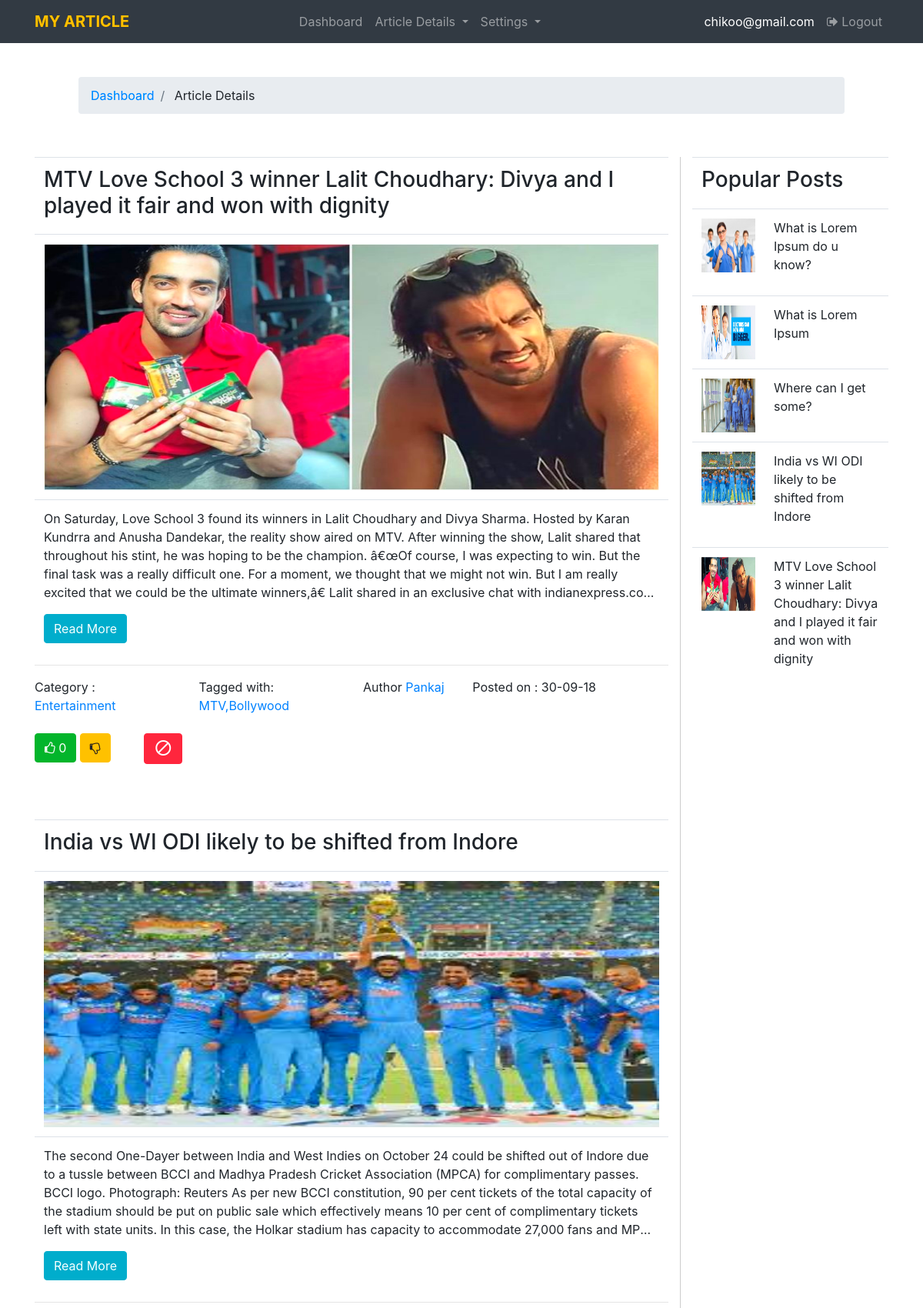
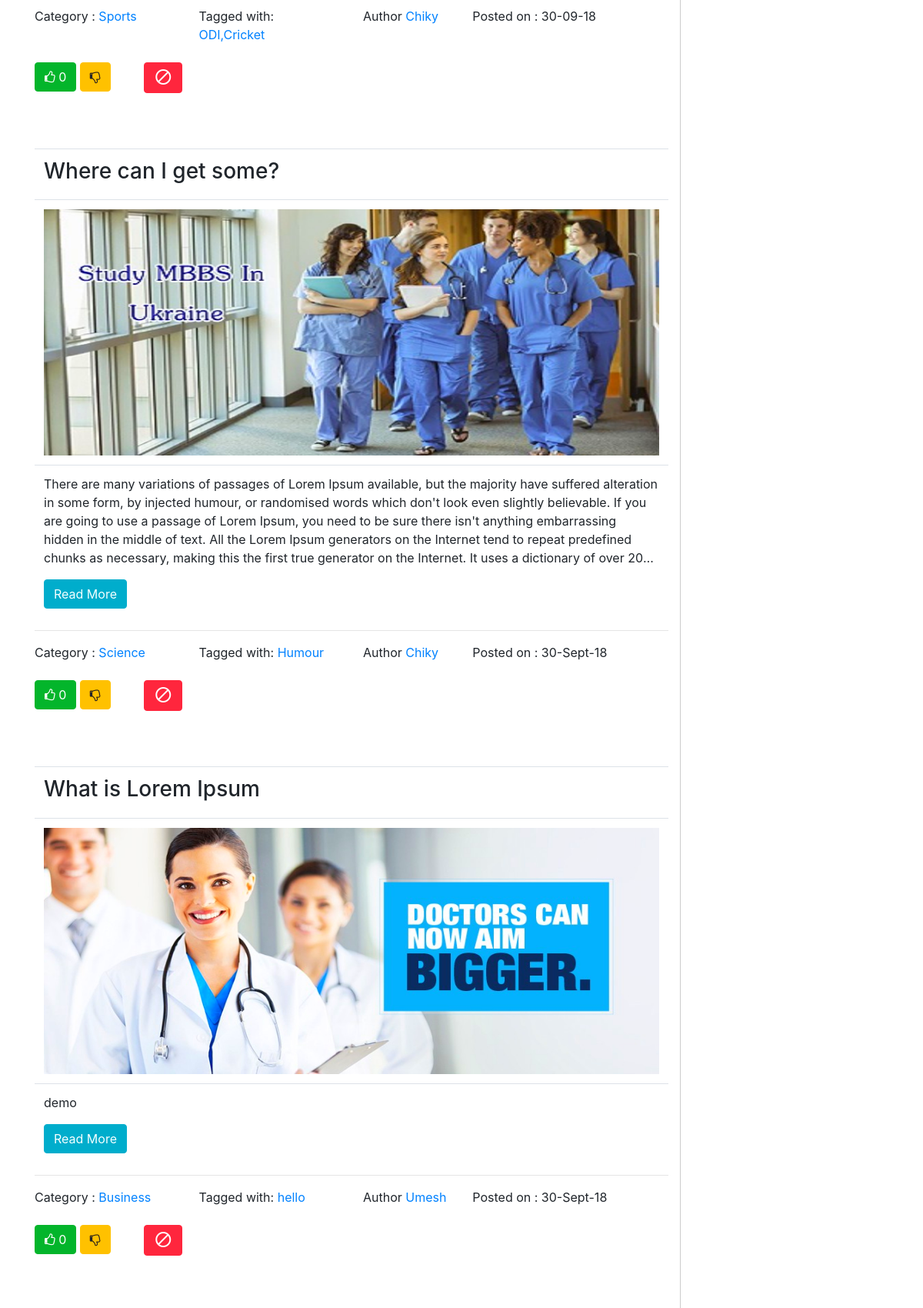
Screenshot of /user-dashboard.php (signed in, upper part) with the database file from the repository (2 pictures, top to bottom).
### tables this page shows
CREATE TABLE `article` (
  `id` int(5) NOT NULL,
  `name` varchar(100) NOT NULL,
  `description` longtext NOT NULL,
  `category` varchar(100) NOT NULL,
  `tag` varchar(100) NOT NULL,
  `img` varchar(50) NOT NULL,
  `email` varchar(100) NOT NULL,
  `mydate` varchar(50) NOT NULL
);

CREATE TABLE `register` (
  `firstname` varchar(20) NOT NULL,
  `lastname` varchar(20) NOT NULL,
  `phone` varchar(10) NOT NULL,
  `email` varchar(20) NOT NULL,
  `dob` varchar(20) NOT NULL,
  `password` varchar(20) NOT NULL,
  `category` varchar(500) NOT NULL
);

### user-dashboard.php (the view, shortened to what this page needs)
<?php
include('user-header.php');
?>
<!doctype html>
<html>
<head>
</head>
<body>
	<div class="container-fluid" style="padding: 100px 0px;">
		<div class="container-fluid" style="padding: 0 102px;">
			<ul class="breadcrumb">
				<li class="breadcrumb-item">
					<a href="user-dashboard.php">Dashboard </a>
				</li>
				<li class="breadcrumb-item">
					<a class="active">Article Details</a>
				</li>
			</ul>
		</div>
<div class="container-fluid" style="padding: 40px 0px;">
	<div class="container" >
		<div class="row">
			<div class="col-md-9" style="border-right: 1px solid #ccc;">
					<?php
						$query = "select * from article order by id desc";
						$result = mysqli_query($con, $query);
						while($row = mysqli_fetch_assoc($result))
						{
							?>
							<table class="table table-borderdless">
								<tr>
									<td><h3><?php echo $row['name']; ?> </h3> </td>
								</tr>
								<tr>
									<td>
										<img src="<?php echo $row['img'];?>" style="width: 100%; height: 320px;"></td>
								<tr>
									<td><p id="content"><?php echo $row['description']; ?> </p><a href="show-all-article.php?id=<?php echo $row['id'];?>" class="btn btn-info">Read More</a> </td>
								</tr>
							</table>
							<hr>
							<div class="row">
								<div class="col-md-3">
									 Category :  <a href=""> <?php echo $row ['category'];?> </a>
									</div>
								<div class="col-md-3">
									Tagged with: <a href=""><?php echo $row['tag']; ?></a>
								</div>
								<div class="col-md-2">
									<?php
									$useremail = $row['email'];
									$query2 = "select * from register where email = '$useremail' ";
									$mydata = mysqli_query($con, $query2);
									$myresult = mysqli_fetch_assoc($mydata);
									?>
									Author <a href=""><?php echo $myresult['firstname']; ?></a>
								</div>
								<div class="col-md-3">
									Posted on : <?php echo $row['mydate']; ?>
								</div>
							</div>
							<br/>
							<div class="row">
								<div class="col-md-2">
							<button type="button" class="btn btn-success" title="Like" onClick=" onClick()"><i class= "fa fa-thumbs-o-up"></i> <a id="clicks"> 0</a></button>
    						<button type="button" class="btn btn-warning" title="Dislike" onClick="ondislike();"><i class="fa fa-thumbs-o-down"></i><a id="onDislike"></a></button>
    						</div>
    					<div class="col-md-2">
    						<button type="button" class="btn btn-danger" style="height: 40px; width: 50px;" title="Block"> <i class="material-icons">&#xe14b;</i> </button>
								</div>
							</div>
							<br/><br/><br/>
							<?php
						}
					?>
			</div>
			<div class="col-md-3">
				<table class="table table-borderdless">
					<tr>
						<td colspan="2"><h3>Popular Posts</h3> </td>
					</tr>
					<?php
					$myquery = "select * from article";
					$resultset = mysqli_query($con, $myquery);
					while($rowset = mysqli_fetch_assoc($resultset))
					{
						?>
						<tr>
							<td><img src="<?php echo $rowset['img']; ?>" style="width: 70px; height: 70px;"></td>
							<td>
								<p><?php echo $rowset['name']; ?> </p>
							</td>
						</tr>
						<?php
					}
					?>
				</table>
			</div>
		</div>
	</div>
</div>
</div>
</body>
</html>

### user-header.php (shortened to what this page needs)
<?php
$session = $_SESSION['uname'];
?>
<!DOCTYPE html>
<html>
<head>
	<link rel="stylesheet" href="https://maxcdn.bootstrapcdn.com/bootstrap/4.1.3/css/bootstrap.min.css">
	<link rel="stylesheet" href="https://cdnjs.cloudflare.com/ajax/libs/font-awesome/4.7.0/css/font-awesome.min.css">
	<link rel="stylesheet" type="text/css" href="css/userstyle.css">
	<link rel="stylesheet" type="text/css" href="css/newstyle.css">
</head>
<body>
	<div class="bgimg" style="background-image: none;">
		<nav class="navbar navbar-expand-md bg-dark navbar-dark fixed-top">
			<div class="container">
				<a href="index.php" class="navbar-brand text-warning font-weight-bold">MY ARTICLE</a>
				<div class="collapse navbar-collapse " id="collapsenavbar">
					<ul class="navbar-nav text-left ml-auto">
						<li class="nav-item">
							<a href="user-dashboard.php" class="nav-link navmenu">Dashboard </a>
						</li>
						 <li class="nav-item dropdown">
					        <a class="nav-link dropdown-toggle" href="#" id="myDropDown" data-toggle="dropdown" aria-haspopup="true" aria-expanded="false">
					          Article Details
					        </a>
					      </li>
						<li class="nav-item dropdown">
							<a href="#" class="nav-link dropdown-toggle" id="dropProfile" data-toggle="dropdown" aria-haspopup="true" aria-expanded="false">Settings </a>
						</li>
					</ul>
					<ul class="navbar-nav text-left ml-auto">
						<li class="nav-item">
							<a href="" class="nav-link navmenu text-white"><?php echo $session; ?> </a>
						</li>
						<li class="nav-item">
							<a href="logout.php" class="nav-link navmenu"><i class="fa fa-sign-out"></i> Logout </a>
						</li>
					</ul>
				</div>
			</div>
		</nav>

### css/newstyle.css (style rules this page uses)
.bgimg { background-image: url('../img/bg1.jpg'); background-size: cover; width: 100%; background-attachment: fixed; opacity: 20; filter: contrast(120%); filter: saturate(140%); }
.col-12 p, .nav-item { color: #999; }
::placeholder { color: #fff; }

### user-dashboard.php (style rules this page uses)
#content { overflow: hidden; width:100%; display: -webkit-box; -webkit-line-clamp: 5; -webkit-box-orient: vertical; }

### rows the page displays
article: name "MTV Love School 3 winner Lalit Choudhary: Divya and I played it fair and won with dignity", img (picture), description "On Saturday, Love School 3 found its winners in Lalit Choudhary and Divya Sharma. Hosted by Karan Kundrra and Anusha Dandekar, the reality show aired on MTV. After winning the show, Lalit shared that throughout his stint, he was hoping to be the champion. â€œOf course, I was expecting to win. But the final task was a really difficult one. For a moment, we thought that we might not win. But I am really excited that we could be the ultimate winners,â€ Lalit shared in an exclusive chat with…", category "Entertainment", tag "MTV,Bollywood", register.firstname "Pankaj", mydate "30-09-18"
article: name "India vs WI ODI likely to be shifted from Indore", img (picture), description "The second One-Dayer between India and West Indies on October 24 could be shifted out of Indore due to a tussle between BCCI and Madhya Pradesh Cricket Association (MPCA) for complimentary passes. BCCI logo. Photograph: Reuters As per new BCCI constitution, 90 per cent tickets of the total capacity of the stadium should be put on public sale which effectively means 10 per cent of complimentary tickets left with state units. In this case, the Holkar stadium has capacity to accommodate 27,000 fans and…", category "Sports", tag "ODI,Cricket", register.firstname "Chiky", mydate "30-09-18"
article: name "Where can I get some?", img (picture), description "There are many variations of passages of Lorem Ipsum available, but the majority have suffered alteration in some form, by injected humour, or randomised words which don't look even slightly believable. If you are going to use a passage of Lorem Ipsum, you need to be sure there isn't anything embarrassing hidden in the middle of text. All the Lorem Ipsum generators on the Internet tend to repeat predefined chunks as necessary, making this the first true generator on the Internet. It uses a dictionary of over…", category "Science", tag "Humour", register.firstname "Chiky", mydate "30-Sept-18"
article: name "What is Lorem Ipsum", img (picture), description "demo", category "Business", tag "hello", register.firstname "Umesh", mydate "30-Sept-18"
article: img (picture), name "What is Lorem Ipsum do u know?"

### other values shown
$session "chikoo@gmail.com"
